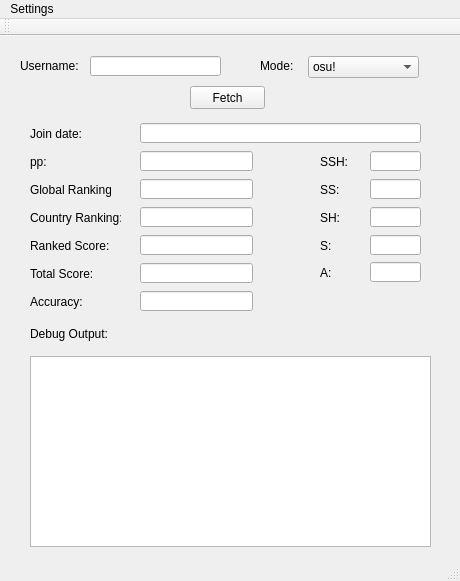
<?xml version="1.0" encoding="UTF-8"?>
<ui version="4.0">
 <class>osuInfoFetcherQtClass</class>
 <widget class="QMainWindow" name="osuInfoFetcherQtClass">
  <property name="geometry">
   <rect>
    <x>0</x>
    <y>0</y>
    <width>460</width>
    <height>581</height>
   </rect>
  </property>
  <property name="windowTitle">
   <string>osuInfoFetcherQt</string>
  </property>
  <widget class="QWidget" name="centralWidget">
   <widget class="QLineEdit" name="username">
    <property name="geometry">
     <rect>
      <x>90</x>
      <y>20</y>
      <width>131</width>
      <height>20</height>
     </rect>
    </property>
    <property name="readOnly">
     <bool>false</bool>
    </property>
   </widget>
   <widget class="QLabel" name="label">
    <property name="geometry">
     <rect>
      <x>20</x>
      <y>22</y>
      <width>61</width>
      <height>16</height>
     </rect>
    </property>
    <property name="text">
     <string>Username:</string>
    </property>
   </widget>
   <widget class="QLineEdit" name="pp">
    <property name="geometry">
     <rect>
      <x>140</x>
      <y>115</y>
      <width>113</width>
      <height>20</height>
     </rect>
    </property>
    <property name="readOnly">
     <bool>true</bool>
    </property>
   </widget>
   <widget class="QPushButton" name="fetchButton">
    <property name="geometry">
     <rect>
      <x>190</x>
      <y>50</y>
      <width>75</width>
      <height>23</height>
     </rect>
    </property>
    <property name="text">
     <string>Fetch</string>
    </property>
   </widget>
   <widget class="QLabel" name="label_2">
    <property name="geometry">
     <rect>
      <x>30</x>
      <y>118</y>
      <width>41</width>
      <height>16</height>
     </rect>
    </property>
    <property name="text">
     <string>pp:</string>
    </property>
   </widget>
   <widget class="QLabel" name="label_3">
    <property name="geometry">
     <rect>
      <x>260</x>
      <y>22</y>
      <width>61</width>
      <height>16</height>
     </rect>
    </property>
    <property name="text">
     <string>Mode:</string>
    </property>
   </widget>
   <widget class="QComboBox" name="mode">
    <property name="geometry">
     <rect>
      <x>308</x>
      <y>20</y>
      <width>111</width>
      <height>22</height>
     </rect>
    </property>
    <item>
     <property name="text">
      <string>osu!</string>
     </property>
    </item>
    <item>
     <property name="text">
      <string>Taiko</string>
     </property>
    </item>
    <item>
     <property name="text">
      <string>Catch the Beat</string>
     </property>
    </item>
    <item>
     <property name="text">
      <string>osu!mania</string>
     </property>
    </item>
   </widget>
   <widget class="QLineEdit" name="rank_global">
    <property name="geometry">
     <rect>
      <x>140</x>
      <y>143</y>
      <width>113</width>
      <height>20</height>
     </rect>
    </property>
    <property name="readOnly">
     <bool>true</bool>
    </property>
   </widget>
   <widget class="QLabel" name="label_4">
    <property name="geometry">
     <rect>
      <x>30</x>
      <y>146</y>
      <width>81</width>
      <height>16</height>
     </rect>
    </property>
    <property name="text">
     <string>Global Ranking:</string>
    </property>
   </widget>
   <widget class="QLabel" name="label_5">
    <property name="geometry">
     <rect>
      <x>30</x>
      <y>174</y>
      <width>91</width>
      <height>16</height>
     </rect>
    </property>
    <property name="text">
     <string>Country Ranking:</string>
    </property>
   </widget>
   <widget class="QLineEdit" name="rank_country">
    <property name="geometry">
     <rect>
      <x>140</x>
      <y>171</y>
      <width>113</width>
      <height>20</height>
     </rect>
    </property>
    <property name="readOnly">
     <bool>true</bool>
    </property>
   </widget>
   <widget class="QLineEdit" name="date_join">
    <property name="geometry">
     <rect>
      <x>140</x>
      <y>87</y>
      <width>281</width>
      <height>20</height>
     </rect>
    </property>
    <property name="readOnly">
     <bool>true</bool>
    </property>
   </widget>
   <widget class="QLabel" name="label_6">
    <property name="geometry">
     <rect>
      <x>30</x>
      <y>90</y>
      <width>51</width>
      <height>16</height>
     </rect>
    </property>
    <property name="text">
     <string>Join date:</string>
    </property>
   </widget>
   <widget class="QLabel" name="label_7">
    <property name="geometry">
     <rect>
      <x>30</x>
      <y>202</y>
      <width>91</width>
      <height>16</height>
     </rect>
    </property>
    <property name="text">
     <string>Ranked Score:</string>
    </property>
   </widget>
   <widget class="QLineEdit" name="score_ranked">
    <property name="geometry">
     <rect>
      <x>140</x>
      <y>199</y>
      <width>113</width>
      <height>20</height>
     </rect>
    </property>
    <property name="readOnly">
     <bool>true</bool>
    </property>
   </widget>
   <widget class="QLineEdit" name="score_total">
    <property name="geometry">
     <rect>
      <x>140</x>
      <y>227</y>
      <width>113</width>
      <height>20</height>
     </rect>
    </property>
    <property name="readOnly">
     <bool>true</bool>
    </property>
   </widget>
   <widget class="QLabel" name="label_8">
    <property name="geometry">
     <rect>
      <x>30</x>
      <y>230</y>
      <width>91</width>
      <height>16</height>
     </rect>
    </property>
    <property name="text">
     <string>Total Score:</string>
    </property>
   </widget>
   <widget class="QLineEdit" name="accuracy">
    <property name="geometry">
     <rect>
      <x>140</x>
      <y>255</y>
      <width>113</width>
      <height>20</height>
     </rect>
    </property>
   </widget>
   <widget class="QLabel" name="label_9">
    <property name="geometry">
     <rect>
      <x>30</x>
      <y>258</y>
      <width>91</width>
      <height>16</height>
     </rect>
    </property>
    <property name="text">
     <string>Accuracy:</string>
    </property>
   </widget>
   <widget class="QLineEdit" name="count_ssh">
    <property name="geometry">
     <rect>
      <x>370</x>
      <y>115</y>
      <width>51</width>
      <height>20</height>
     </rect>
    </property>
    <property name="readOnly">
     <bool>true</bool>
    </property>
   </widget>
   <widget class="QLabel" name="label_10">
    <property name="geometry">
     <rect>
      <x>320</x>
      <y>118</y>
      <width>41</width>
      <height>16</height>
     </rect>
    </property>
    <property name="text">
     <string>SSH:</string>
    </property>
   </widget>
   <widget class="QLabel" name="label_11">
    <property name="geometry">
     <rect>
      <x>320</x>
      <y>146</y>
      <width>41</width>
      <height>16</height>
     </rect>
    </property>
    <property name="text">
     <string>SS:</string>
    </property>
   </widget>
   <widget class="QLineEdit" name="count_ss">
    <property name="geometry">
     <rect>
      <x>370</x>
      <y>143</y>
      <width>51</width>
      <height>20</height>
     </rect>
    </property>
    <property name="readOnly">
     <bool>true</bool>
    </property>
   </widget>
   <widget class="QLabel" name="label_12">
    <property name="geometry">
     <rect>
      <x>320</x>
      <y>174</y>
      <width>41</width>
      <height>16</height>
     </rect>
    </property>
    <property name="text">
     <string>SH:</string>
    </property>
   </widget>
   <widget class="QLineEdit" name="count_sh">
    <property name="geometry">
     <rect>
      <x>370</x>
      <y>171</y>
      <width>51</width>
      <height>20</height>
     </rect>
    </property>
    <property name="readOnly">
     <bool>true</bool>
    </property>
   </widget>
   <widget class="QLabel" name="label_13">
    <property name="geometry">
     <rect>
      <x>320</x>
      <y>202</y>
      <width>41</width>
      <height>16</height>
     </rect>
    </property>
    <property name="text">
     <string>S:</string>
    </property>
   </widget>
   <widget class="QLineEdit" name="count_s">
    <property name="geometry">
     <rect>
      <x>370</x>
      <y>199</y>
      <width>51</width>
      <height>20</height>
     </rect>
    </property>
    <property name="readOnly">
     <bool>true</bool>
    </property>
   </widget>
   <widget class="QLabel" name="label_14">
    <property name="geometry">
     <rect>
      <x>320</x>
      <y>229</y>
      <width>41</width>
      <height>16</height>
     </rect>
    </property>
    <property name="text">
     <string>A:</string>
    </property>
   </widget>
   <widget class="QLineEdit" name="count_a">
    <property name="geometry">
     <rect>
      <x>370</x>
      <y>226</y>
      <width>51</width>
      <height>20</height>
     </rect>
    </property>
    <property name="readOnly">
     <bool>true</bool>
    </property>
   </widget>
   <widget class="QLabel" name="label_15">
    <property name="geometry">
     <rect>
      <x>30</x>
      <y>290</y>
      <width>91</width>
      <height>16</height>
     </rect>
    </property>
    <property name="text">
     <string>Debug Output:</string>
    </property>
   </widget>
   <widget class="QTextEdit" name="debug">
    <property name="geometry">
     <rect>
      <x>30</x>
      <y>320</y>
      <width>401</width>
      <height>191</height>
     </rect>
    </property>
    <property name="readOnly">
     <bool>true</bool>
    </property>
   </widget>
  </widget>
  <widget class="QMenuBar" name="menuBar">
   <property name="geometry">
    <rect>
     <x>0</x>
     <y>0</y>
     <width>460</width>
     <height>21</height>
    </rect>
   </property>
   <widget class="QMenu" name="menuSettings">
    <property name="title">
     <string>Settings</string>
    </property>
    <addaction name="actionAPI_Key"/>
    <addaction name="actionUpdate_Duration"/>
   </widget>
   <addaction name="menuSettings"/>
  </widget>
  <widget class="QToolBar" name="mainToolBar">
   <attribute name="toolBarArea">
    <enum>TopToolBarArea</enum>
   </attribute>
   <attribute name="toolBarBreak">
    <bool>false</bool>
   </attribute>
  </widget>
  <widget class="QStatusBar" name="statusBar"/>
  <action name="actionAPI_Key">
   <property name="text">
    <string>API Key</string>
   </property>
  </action>
  <action name="actionUpdate_Duration">
   <property name="text">
    <string>Update Duration</string>
   </property>
  </action>
 </widget>
 <layoutdefault spacing="6" margin="11"/>
 <resources>
  <include location="osuInfoFetcherQt.qrc"/>
 </resources>
 <connections/>
</ui>
